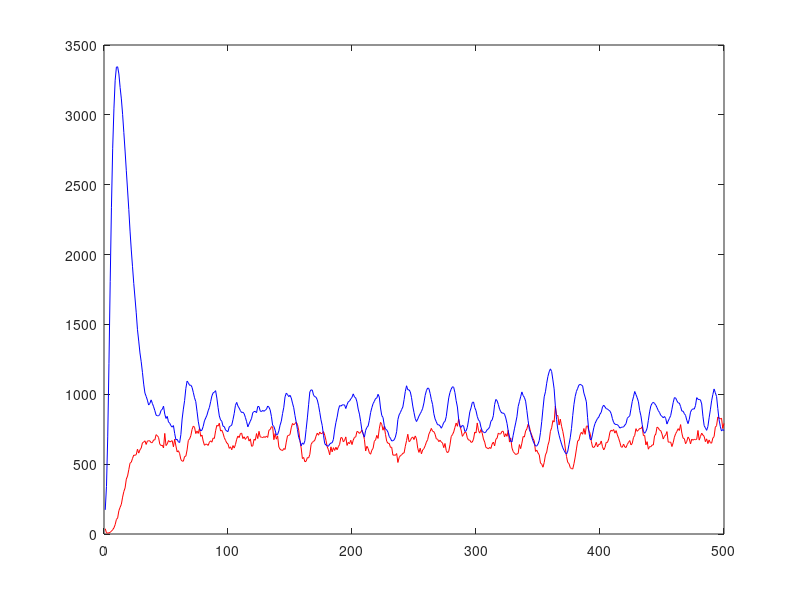

MATLAB code to generate this figure:
pred=[
38,8,7,8,12,20,31,44,67,104,115,167,191,213,264,304,330,393,415,461,507,514,541,565,563,568,607,579,603,615,653,658,667,641,665,668,666,654,654,674,673,711,704,691,643,633,636,616,720,633,645,669,659,663,668,624,679,630,588,596,575,533,522,521,555,557,602,670,680,703,748,772,764,719,737,720,756,699,708,665,635,643,642,634,657,667,657,687,684,739,778,772,793,737,743,721,690,670,652,644,613,624,603,633,615,640,678,701,690,719,722,683,696,677,691,699,665,681,628,631,678,671,719,683,735,695,693,690,697,691,701,691,743,747,768,767,675,719,679,702,623,606,601,597,612,605,658,703,706,712,760,791,781,790,800,785,743,670,616,540,548,517,521,547,544,570,641,656,663,671,700,722,707,730,718,720,733,708,671,624,603,567,624,588,618,598,621,603,625,641,690,689,660,670,695,634,656,646,671,640,672,692,695,734,731,720,728,744,717,677,594,628,612,581,571,600,613,664,673,706,684,753,799,785,743,770,713,663,649,649,620,621,564,566,563,576,512,547,561,566,578,580,628,669,714,661,668,688,694,676,702,681,614,584,614,574,602,611,632,658,675,715,734,756,735,733,714,681,679,661,671,659,651,618,648,597,581,592,638,698,711,730,763,794,771,822,775,744,699,713,729,727,688,672,672,656,658,679,730,723,795,741,722,748,722,680,658,619,616,609,620,612,644,658,631,678,686,722,715,718,735,735,695,718,699,742,658,688,616,590,579,569,573,576,640,611,650,698,694,737,752,785,769,730,707,683,665,591,600,580,567,507,500,478,512,566,586,635,665,735,760,812,801,915,848,848,780,822,771,735,686,615,554,512,504,475,468,465,503,551,609,666,672,710,728,714,755,713,771,774,739,721,663,622,619,631,656,623,642,642,666,625,602,619,656,655,680,729,743,736,748,722,740,709,686,657,624,621,644,623,619,641,656,669,638,648,691,706,754,735,744,756,754,768,704,706,638,661,607,626,624,637,637,703,715,765,760,743,740,716,680,700,709,733,658,657,658,626,653,693,718,734,754,741,783,722,686,683,646,663,694,681,645,679,671,678,675,678,741,672,698,722,708,699,661,681,647,673,653,650,687,697,765,775,838,831,823,829,755,792,];
prey=[
173,341,695,1222,1806,2339,2761,3043,3248,3342,3344,3293,3196,3114,3004,2873,2741,2600,2462,2322,2168,2033,1913,1793,1689,1583,1462,1381,1296,1233,1157,1073,1009,985,958,923,935,960,935,911,883,851,846,846,856,885,892,915,858,827,842,802,793,775,765,776,719,674,678,659,655,712,823,894,955,1042,1094,1083,1064,1066,1050,1014,975,948,879,807,758,738,744,770,810,830,850,882,906,947,988,1010,1015,1026,973,905,845,817,807,771,769,745,737,733,767,773,779,818,862,921,942,916,901,883,869,872,862,835,804,767,788,808,828,869,876,878,868,913,912,880,876,885,878,886,892,916,908,888,842,778,770,743,708,712,738,779,808,862,907,982,1008,998,983,993,974,937,904,849,800,748,692,669,631,652,642,667,748,831,925,1018,1032,1030,993,983,979,960,922,871,817,776,707,647,637,631,628,644,651,653,677,745,797,836,888,919,915,923,925,924,898,925,947,951,967,978,1003,981,974,946,894,858,804,742,717,693,742,763,773,814,869,904,933,949,970,973,1000,980,902,848,834,778,752,745,729,698,685,666,668,674,694,732,819,853,869,891,909,962,1021,1061,1032,1032,1018,976,916,869,826,805,822,844,861,877,900,938,992,1026,1045,1041,1006,962,926,861,824,803,782,782,774,757,775,799,806,840,909,974,1013,1037,1054,1050,1012,954,909,822,772,763,778,772,734,738,763,815,874,903,941,945,905,883,842,816,805,764,738,730,724,731,747,752,767,807,816,847,926,963,954,927,894,875,865,866,858,831,792,736,694,662,659,707,753,795,839,912,947,982,1017,991,978,951,885,813,749,726,692,667,646,630,630,644,669,726,804,896,982,1018,1079,1128,1161,1182,1163,1103,1039,915,818,747,707,674,644,617,598,582,572,593,641,689,755,848,928,985,1021,1043,1066,1071,1067,1059,1009,980,946,832,735,678,675,715,761,791,810,827,837,858,871,909,922,910,897,895,886,880,862,826,798,786,784,783,773,758,763,765,766,779,790,828,838,846,897,948,982,1020,998,975,946,884,846,785,735,721,734,757,814,874,917,935,943,934,922,904,883,870,849,842,832,841,827,787,809,828,848,893,940,976,974,954,939,937,912,880,879,862,849,814,790,821,872,890,896,894,919,976,964,963,960,931,843,775,760,742,769,832,889,953,998,1038,1011,984,898,818,771,737,748,740,];
plot(pred,'r');
hold on;
plot(prey,'b');
